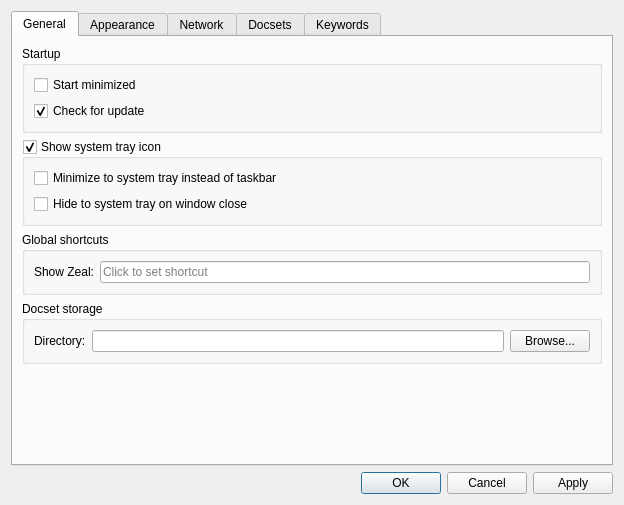
<?xml version="1.0" encoding="UTF-8"?>
<ui version="4.0">
 <class>SettingsDialog</class>
 <widget class="QDialog" name="SettingsDialog">
  <property name="windowModality">
   <enum>Qt::ApplicationModal</enum>
  </property>
  <property name="geometry">
   <rect>
    <x>0</x>
    <y>0</y>
    <width>624</width>
    <height>505</height>
   </rect>
  </property>
  <property name="windowTitle">
   <string>Zeal Options</string>
  </property>
  <layout class="QVBoxLayout" name="verticalLayout">
   <item>
    <widget class="QTabWidget" name="tabWidget">
     <property name="currentIndex">
      <number>0</number>
     </property>
     <widget class="QWidget" name="generalTab">
      <attribute name="title">
       <string>General</string>
      </attribute>
      <layout class="QVBoxLayout" name="verticalLayout_7">
       <item>
        <widget class="QGroupBox" name="groupBox_3">
         <property name="title">
          <string>Startup</string>
         </property>
         <layout class="QVBoxLayout" name="verticalLayout_9">
          <item>
           <widget class="QCheckBox" name="startMinimizedCheckBox">
            <property name="text">
             <string>Start minimized</string>
            </property>
           </widget>
          </item>
          <item>
           <widget class="QCheckBox" name="checkForUpdateCheckBox">
            <property name="text">
             <string>Check for update</string>
            </property>
            <property name="checked">
             <bool>true</bool>
            </property>
           </widget>
          </item>
         </layout>
        </widget>
       </item>
       <item>
        <widget class="QGroupBox" name="systrayGroupBox">
         <property name="title">
          <string>Show system tray icon</string>
         </property>
         <property name="checkable">
          <bool>true</bool>
         </property>
         <layout class="QVBoxLayout" name="verticalLayout_8">
          <item>
           <widget class="QCheckBox" name="minimizeToSystrayCheckBox">
            <property name="text">
             <string>Minimize to system tray instead of taskbar</string>
            </property>
           </widget>
          </item>
          <item>
           <widget class="QCheckBox" name="hideToSystrayCheckBox">
            <property name="text">
             <string>Hide to system tray on window close</string>
            </property>
           </widget>
          </item>
         </layout>
        </widget>
       </item>
       <item>
        <widget class="QGroupBox" name="globalHotKeyGroupBox">
         <property name="title">
          <string>Global shortcuts</string>
         </property>
         <layout class="QFormLayout" name="formLayout_2">
          <property name="fieldGrowthPolicy">
           <enum>QFormLayout::AllNonFixedFieldsGrow</enum>
          </property>
          <item row="0" column="0">
           <widget class="QLabel" name="label_9">
            <property name="text">
             <string>Show Zeal:</string>
            </property>
           </widget>
          </item>
          <item row="0" column="1">
           <widget class="ShortcutEdit" name="toolButton">
            <property name="placeholderText">
             <string>Click to set shortcut</string>
            </property>
            <property name="clearButtonEnabled">
             <bool>true</bool>
            </property>
           </widget>
          </item>
         </layout>
        </widget>
       </item>
       <item>
        <widget class="QGroupBox" name="groupBox_4">
         <property name="title">
          <string>Docset storage</string>
         </property>
         <layout class="QFormLayout" name="formLayout_3">
          <property name="fieldGrowthPolicy">
           <enum>QFormLayout::AllNonFixedFieldsGrow</enum>
          </property>
          <item row="0" column="0">
           <widget class="QLabel" name="label_5">
            <property name="text">
             <string>Directory:</string>
            </property>
           </widget>
          </item>
          <item row="0" column="1">
           <layout class="QHBoxLayout" name="horizontalLayout_2">
            <item>
             <widget class="QLineEdit" name="storageEdit"/>
            </item>
            <item>
             <widget class="QPushButton" name="storageButton">
              <property name="text">
               <string>Browse...</string>
              </property>
             </widget>
            </item>
           </layout>
          </item>
         </layout>
        </widget>
       </item>
       <item>
        <spacer name="verticalSpacer">
         <property name="orientation">
          <enum>Qt::Vertical</enum>
         </property>
         <property name="sizeHint" stdset="0">
          <size>
           <width>20</width>
           <height>40</height>
          </size>
         </property>
        </spacer>
       </item>
      </layout>
     </widget>
     <widget class="QWidget" name="appearanceTab">
      <attribute name="title">
       <string>Appearance</string>
      </attribute>
      <layout class="QGridLayout" name="gridLayout">
       <item row="0" column="0">
        <widget class="QGroupBox" name="groupBox_2">
         <property name="title">
          <string>Browser</string>
         </property>
         <layout class="QFormLayout" name="formLayout_4">
          <item row="0" column="0">
           <widget class="QLabel" name="label_2">
            <property name="text">
             <string>Minimum font size:</string>
            </property>
           </widget>
          </item>
          <item row="0" column="1">
           <widget class="QSpinBox" name="minFontSize"/>
          </item>
         </layout>
        </widget>
       </item>
       <item row="1" column="0">
        <spacer name="verticalSpacer_3">
         <property name="orientation">
          <enum>Qt::Vertical</enum>
         </property>
         <property name="sizeHint" stdset="0">
          <size>
           <width>20</width>
           <height>40</height>
          </size>
         </property>
        </spacer>
       </item>
      </layout>
     </widget>
     <widget class="QWidget" name="networkTab">
      <attribute name="title">
       <string>Network</string>
      </attribute>
      <layout class="QVBoxLayout" name="verticalLayout_2">
       <item>
        <widget class="QGroupBox" name="groupBox">
         <property name="title">
          <string>HTTP Proxy</string>
         </property>
         <layout class="QVBoxLayout" name="verticalLayout_10">
          <item>
           <widget class="QRadioButton" name="noProxySettings">
            <property name="text">
             <string>No proxy</string>
            </property>
            <property name="checked">
             <bool>false</bool>
            </property>
           </widget>
          </item>
          <item>
           <widget class="QRadioButton" name="systemProxySettings">
            <property name="enabled">
             <bool>true</bool>
            </property>
            <property name="text">
             <string>System proxy settings</string>
            </property>
            <property name="checked">
             <bool>true</bool>
            </property>
           </widget>
          </item>
          <item>
           <widget class="QRadioButton" name="manualProxySettings">
            <property name="text">
             <string>Manual proxy configuration</string>
            </property>
           </widget>
          </item>
          <item>
           <layout class="QVBoxLayout" name="httpRootLayout">
            <item>
             <layout class="QHBoxLayout" name="httpProxyLayout">
              <item>
               <widget class="QLabel" name="httpProxyLabel">
                <property name="enabled">
                 <bool>false</bool>
                </property>
                <property name="text">
                 <string>HTTP proxy:</string>
                </property>
               </widget>
              </item>
              <item>
               <widget class="QLineEdit" name="httpProxy">
                <property name="enabled">
                 <bool>false</bool>
                </property>
               </widget>
              </item>
              <item>
               <widget class="QLabel" name="httpProxyPortLabel">
                <property name="enabled">
                 <bool>false</bool>
                </property>
                <property name="text">
                 <string>Port:</string>
                </property>
               </widget>
              </item>
              <item>
               <widget class="QSpinBox" name="httpProxyPort">
                <property name="enabled">
                 <bool>false</bool>
                </property>
                <property name="maximum">
                 <number>65535</number>
                </property>
               </widget>
              </item>
             </layout>
            </item>
            <item>
             <widget class="QCheckBox" name="httpProxyNeedsAuth">
              <property name="enabled">
               <bool>false</bool>
              </property>
              <property name="text">
               <string>HTTP proxy requires authentication</string>
              </property>
             </widget>
            </item>
            <item>
             <widget class="QWidget" name="httpAuthWidget" native="true">
              <property name="enabled">
               <bool>false</bool>
              </property>
              <layout class="QGridLayout" name="gridLayout_2">
               <property name="topMargin">
                <number>0</number>
               </property>
               <property name="rightMargin">
                <number>0</number>
               </property>
               <property name="bottomMargin">
                <number>0</number>
               </property>
               <item row="0" column="0">
                <widget class="QLabel" name="httpProxyUserLabel">
                 <property name="enabled">
                  <bool>false</bool>
                 </property>
                 <property name="text">
                  <string>Username:</string>
                 </property>
                </widget>
               </item>
               <item row="0" column="1">
                <widget class="QLineEdit" name="httpProxyUser">
                 <property name="enabled">
                  <bool>false</bool>
                 </property>
                </widget>
               </item>
               <item row="1" column="0">
                <widget class="QLabel" name="httpProxyPassLabel">
                 <property name="enabled">
                  <bool>false</bool>
                 </property>
                 <property name="text">
                  <string>Password:</string>
                 </property>
                </widget>
               </item>
               <item row="1" column="1">
                <widget class="QLineEdit" name="httpProxyPass">
                 <property name="enabled">
                  <bool>false</bool>
                 </property>
                 <property name="echoMode">
                  <enum>QLineEdit::Password</enum>
                 </property>
                </widget>
               </item>
              </layout>
             </widget>
            </item>
           </layout>
          </item>
         </layout>
        </widget>
       </item>
       <item>
        <spacer name="verticalSpacer_2">
         <property name="orientation">
          <enum>Qt::Vertical</enum>
         </property>
         <property name="sizeHint" stdset="0">
          <size>
           <width>20</width>
           <height>40</height>
          </size>
         </property>
        </spacer>
       </item>
      </layout>
     </widget>
     <widget class="QWidget" name="docsetsTab">
      <attribute name="title">
       <string>Docsets</string>
      </attribute>
      <layout class="QVBoxLayout" name="verticalLayout_5">
       <item>
        <widget class="QGroupBox" name="groupBox_5">
         <property name="title">
          <string>Installed docsets</string>
         </property>
         <layout class="QVBoxLayout" name="verticalLayout_4">
          <item>
           <widget class="QTableView" name="installedDocsetList">
            <property name="selectionBehavior">
             <enum>QAbstractItemView::SelectRows</enum>
            </property>
            <property name="iconSize">
             <size>
              <width>16</width>
              <height>16</height>
             </size>
            </property>
            <property name="showGrid">
             <bool>false</bool>
            </property>
            <attribute name="verticalHeaderVisible">
             <bool>false</bool>
            </attribute>
           </widget>
          </item>
          <item>
           <layout class="QHBoxLayout" name="docsetsActions">
            <item>
             <widget class="QPushButton" name="addFeedButton">
              <property name="text">
               <string>Add feed</string>
              </property>
             </widget>
            </item>
            <item>
             <spacer name="horizontalSpacer">
              <property name="orientation">
               <enum>Qt::Horizontal</enum>
              </property>
              <property name="sizeHint" stdset="0">
               <size>
                <width>40</width>
                <height>20</height>
               </size>
              </property>
             </spacer>
            </item>
            <item>
             <widget class="QPushButton" name="updateSelectedDocsetsButton">
              <property name="enabled">
               <bool>false</bool>
              </property>
              <property name="text">
               <string>Update</string>
              </property>
             </widget>
            </item>
            <item>
             <widget class="QPushButton" name="updateAllDocsetsButton">
              <property name="enabled">
               <bool>false</bool>
              </property>
              <property name="text">
               <string>Update all</string>
              </property>
             </widget>
            </item>
            <item>
             <widget class="QPushButton" name="removeDocsetsButton">
              <property name="enabled">
               <bool>false</bool>
              </property>
              <property name="text">
               <string>Remove</string>
              </property>
             </widget>
            </item>
            <item>
             <widget class="QProgressBar" name="docsetsProgress">
              <property name="maximum">
               <number>0</number>
              </property>
             </widget>
            </item>
           </layout>
          </item>
         </layout>
        </widget>
       </item>
       <item>
        <widget class="QGroupBox" name="downloadableGroup">
         <property name="title">
          <string>Downloadable docsets</string>
         </property>
         <layout class="QVBoxLayout" name="verticalLayout_3">
          <item>
           <widget class="QListWidget" name="availableDocsetList">
            <property name="iconSize">
             <size>
              <width>16</width>
              <height>16</height>
             </size>
            </property>
           </widget>
          </item>
          <item>
           <layout class="QHBoxLayout" name="horizontalLayout">
            <item>
             <widget class="QLabel" name="label">
              <property name="text">
               <string>Last updated:</string>
              </property>
             </widget>
            </item>
            <item>
             <widget class="QLabel" name="lastUpdatedLabel">
              <property name="text">
               <string/>
              </property>
             </widget>
            </item>
            <item>
             <widget class="QPushButton" name="refreshButton">
              <property name="text">
               <string>Refresh</string>
              </property>
             </widget>
            </item>
            <item>
             <spacer name="horizontalSpacer_2">
              <property name="orientation">
               <enum>Qt::Horizontal</enum>
              </property>
              <property name="sizeHint" stdset="0">
               <size>
                <width>40</width>
                <height>20</height>
               </size>
              </property>
             </spacer>
            </item>
            <item>
             <widget class="QPushButton" name="downloadDocsetButton">
              <property name="enabled">
               <bool>true</bool>
              </property>
              <property name="text">
               <string>Download</string>
              </property>
             </widget>
            </item>
           </layout>
          </item>
          <item>
           <widget class="QLabel" name="label_4">
            <property name="text">
             <string>&lt;i&gt;Docsets are provided by &lt;a href=&quot;https://kapeli.com/dash&quot;&gt;Dash&lt;/a&gt;, the OS X Documentation Browser.&lt;/i&gt;</string>
            </property>
            <property name="textFormat">
             <enum>Qt::RichText</enum>
            </property>
            <property name="openExternalLinks">
             <bool>true</bool>
            </property>
           </widget>
          </item>
         </layout>
        </widget>
       </item>
      </layout>
     </widget>
     <widget class="QWidget" name="keywordsTab">
      <attribute name="title">
       <string>Keywords</string>
      </attribute>
      <layout class="QHBoxLayout" name="horizontalLayout_7">
       <item>
        <layout class="QVBoxLayout" name="keywordGroupsPane">
         <property name="spacing">
          <number>0</number>
         </property>
         <item>
          <widget class="QLabel" name="label_6">
           <property name="text">
            <string>Keywords</string>
           </property>
           <property name="alignment">
            <set>Qt::AlignCenter</set>
           </property>
          </widget>
         </item>
         <item>
          <widget class="QListWidget" name="keywordGroupsList">
           <property name="selectionMode">
            <enum>QAbstractItemView::ExtendedSelection</enum>
           </property>
          </widget>
         </item>
         <item>
          <layout class="QHBoxLayout" name="keywordGroupsToolbar">
           <property name="spacing">
            <number>0</number>
           </property>
           <property name="sizeConstraint">
            <enum>QLayout::SetDefaultConstraint</enum>
           </property>
           <item>
            <widget class="QToolButton" name="addKeywordGroupButton">
             <property name="maximumSize">
              <size>
               <width>16777215</width>
               <height>22</height>
              </size>
             </property>
             <property name="font">
              <font>
               <family>Ionicons</family>
              </font>
             </property>
             <property name="toolTip">
              <string>Add new keyword</string>
             </property>
             <property name="text">
              <string>+</string>
             </property>
            </widget>
           </item>
           <item>
            <widget class="QToolButton" name="removeKeywordGroupButton">
             <property name="maximumSize">
              <size>
               <width>16777215</width>
               <height>22</height>
              </size>
             </property>
             <property name="font">
              <font>
               <family>Ionicons</family>
              </font>
             </property>
             <property name="toolTip">
              <string>Remove selected keyword</string>
             </property>
             <property name="text">
              <string>-</string>
             </property>
            </widget>
           </item>
           <item>
            <spacer name="keywordGroupsSpacer">
             <property name="orientation">
              <enum>Qt::Horizontal</enum>
             </property>
             <property name="sizeHint" stdset="0">
              <size>
               <width>40</width>
               <height>20</height>
              </size>
             </property>
            </spacer>
           </item>
          </layout>
         </item>
        </layout>
       </item>
       <item>
        <layout class="QVBoxLayout" name="verticalLayout_13">
         <property name="spacing">
          <number>0</number>
         </property>
         <item>
          <widget class="QLabel" name="label_3">
           <property name="text">
            <string>Select docsets to search</string>
           </property>
           <property name="alignment">
            <set>Qt::AlignCenter</set>
           </property>
          </widget>
         </item>
         <item>
          <widget class="QListWidget" name="keywordGroupsDocsetSelection"/>
         </item>
         <item>
          <widget class="QWidget" name="widget" native="true">
           <property name="minimumSize">
            <size>
             <width>0</width>
             <height>22</height>
            </size>
           </property>
           <property name="maximumSize">
            <size>
             <width>16777215</width>
             <height>22</height>
            </size>
           </property>
          </widget>
         </item>
        </layout>
       </item>
      </layout>
     </widget>
    </widget>
   </item>
   <item>
    <widget class="QDialogButtonBox" name="buttonBox">
     <property name="orientation">
      <enum>Qt::Horizontal</enum>
     </property>
     <property name="standardButtons">
      <set>QDialogButtonBox::Apply|QDialogButtonBox::Cancel|QDialogButtonBox::Ok</set>
     </property>
    </widget>
   </item>
  </layout>
 </widget>
 <customwidgets>
  <customwidget>
   <class>ShortcutEdit</class>
   <extends>QLineEdit</extends>
   <header>ui/widgets/shortcutedit.h</header>
  </customwidget>
 </customwidgets>
 <resources/>
 <connections>
  <connection>
   <sender>buttonBox</sender>
   <signal>accepted()</signal>
   <receiver>SettingsDialog</receiver>
   <slot>accept()</slot>
   <hints>
    <hint type="sourcelabel">
     <x>248</x>
     <y>254</y>
    </hint>
    <hint type="destinationlabel">
     <x>157</x>
     <y>274</y>
    </hint>
   </hints>
  </connection>
  <connection>
   <sender>buttonBox</sender>
   <signal>rejected()</signal>
   <receiver>SettingsDialog</receiver>
   <slot>reject()</slot>
   <hints>
    <hint type="sourcelabel">
     <x>316</x>
     <y>260</y>
    </hint>
    <hint type="destinationlabel">
     <x>286</x>
     <y>274</y>
    </hint>
   </hints>
  </connection>
  <connection>
   <sender>manualProxySettings</sender>
   <signal>toggled(bool)</signal>
   <receiver>httpProxyLabel</receiver>
   <slot>setEnabled(bool)</slot>
   <hints>
    <hint type="sourcelabel">
     <x>104</x>
     <y>74</y>
    </hint>
    <hint type="destinationlabel">
     <x>121</x>
     <y>97</y>
    </hint>
   </hints>
  </connection>
  <connection>
   <sender>manualProxySettings</sender>
   <signal>toggled(bool)</signal>
   <receiver>httpProxy</receiver>
   <slot>setEnabled(bool)</slot>
   <hints>
    <hint type="sourcelabel">
     <x>232</x>
     <y>77</y>
    </hint>
    <hint type="destinationlabel">
     <x>232</x>
     <y>97</y>
    </hint>
   </hints>
  </connection>
  <connection>
   <sender>manualProxySettings</sender>
   <signal>toggled(bool)</signal>
   <receiver>httpProxyPortLabel</receiver>
   <slot>setEnabled(bool)</slot>
   <hints>
    <hint type="sourcelabel">
     <x>349</x>
     <y>78</y>
    </hint>
    <hint type="destinationlabel">
     <x>347</x>
     <y>96</y>
    </hint>
   </hints>
  </connection>
  <connection>
   <sender>manualProxySettings</sender>
   <signal>toggled(bool)</signal>
   <receiver>httpProxyPort</receiver>
   <slot>setEnabled(bool)</slot>
   <hints>
    <hint type="sourcelabel">
     <x>392</x>
     <y>74</y>
    </hint>
    <hint type="destinationlabel">
     <x>392</x>
     <y>96</y>
    </hint>
   </hints>
  </connection>
  <connection>
   <sender>manualProxySettings</sender>
   <signal>toggled(bool)</signal>
   <receiver>httpProxyNeedsAuth</receiver>
   <slot>setEnabled(bool)</slot>
   <hints>
    <hint type="sourcelabel">
     <x>53</x>
     <y>75</y>
    </hint>
    <hint type="destinationlabel">
     <x>100</x>
     <y>129</y>
    </hint>
   </hints>
  </connection>
  <connection>
   <sender>manualProxySettings</sender>
   <signal>toggled(bool)</signal>
   <receiver>httpAuthWidget</receiver>
   <slot>setEnabled(bool)</slot>
   <hints>
    <hint type="sourcelabel">
     <x>54</x>
     <y>79</y>
    </hint>
    <hint type="destinationlabel">
     <x>53</x>
     <y>179</y>
    </hint>
   </hints>
  </connection>
  <connection>
   <sender>httpProxyNeedsAuth</sender>
   <signal>toggled(bool)</signal>
   <receiver>httpProxyUserLabel</receiver>
   <slot>setEnabled(bool)</slot>
   <hints>
    <hint type="sourcelabel">
     <x>81</x>
     <y>134</y>
    </hint>
    <hint type="destinationlabel">
     <x>70</x>
     <y>154</y>
    </hint>
   </hints>
  </connection>
  <connection>
   <sender>httpProxyNeedsAuth</sender>
   <signal>toggled(bool)</signal>
   <receiver>httpProxyPassLabel</receiver>
   <slot>setEnabled(bool)</slot>
   <hints>
    <hint type="sourcelabel">
     <x>87</x>
     <y>137</y>
    </hint>
    <hint type="destinationlabel">
     <x>84</x>
     <y>186</y>
    </hint>
   </hints>
  </connection>
  <connection>
   <sender>httpProxyNeedsAuth</sender>
   <signal>toggled(bool)</signal>
   <receiver>httpProxyUser</receiver>
   <slot>setEnabled(bool)</slot>
   <hints>
    <hint type="sourcelabel">
     <x>183</x>
     <y>135</y>
    </hint>
    <hint type="destinationlabel">
     <x>182</x>
     <y>154</y>
    </hint>
   </hints>
  </connection>
  <connection>
   <sender>httpProxyNeedsAuth</sender>
   <signal>toggled(bool)</signal>
   <receiver>httpProxyPass</receiver>
   <slot>setEnabled(bool)</slot>
   <hints>
    <hint type="sourcelabel">
     <x>287</x>
     <y>134</y>
    </hint>
    <hint type="destinationlabel">
     <x>285</x>
     <y>182</y>
    </hint>
   </hints>
  </connection>
 </connections>
</ui>
